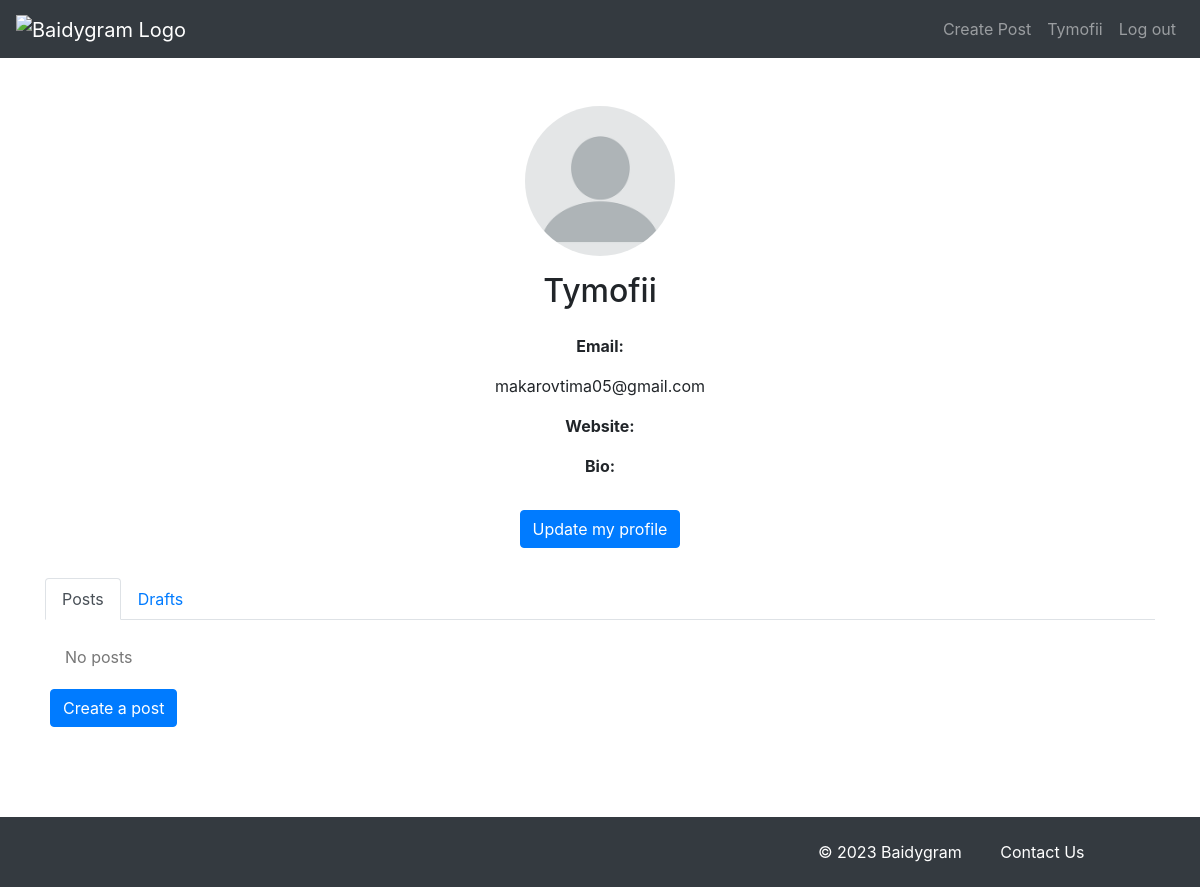
/Tymofii/ (signed in), run on the app's committed database.
### blog/models.py (models this page shows)
class BlogUser(models.Model):
    user = models.OneToOneField(settings.AUTH_USER_MODEL, on_delete=models.CASCADE, null=True, blank=True)
    email = models.EmailField(unique=True, null=True, blank=True)
    bio = models.TextField(blank=True)
    avatar = models.ImageField(upload_to='avatars/', default='avatars/default_avatar/blank-profile-picture.png')
    website = models.URLField(blank=True)

### blog/views.py (the view)
# urls.py: path("<str:username>/", UserProfile.as_view(), name="profile"),
class UserProfile(generic.DetailView):
    model = BlogUser
    template_name = "registration/profile.html"
    slug_field = 'user__username'
    slug_url_kwarg = 'username'
    paginate_by = 12
    def get_object(self, queryset=None):
        username = self.kwargs.get(self.slug_url_kwarg)
        user = get_object_or_404(BlogUser, user__username=username)
        return user
    def get_context_data(self, **kwargs):
        context = super().get_context_data(**kwargs)
        user = self.get_object()
        posts = BlogPost.objects.select_related('author__bloguser').filter(is_published=True, author=user.user).\
            order_by('-created_at')
        drafts = BlogPost.objects.select_related('author__bloguser').filter(is_published=False, author=user.user).\
            order_by('-created_at')
        context['posts'] = posts
        context['drafts'] = drafts
        return context

### templates/registration/profile.html (shortened to what this page needs)
{% extends 'base.html' %}
{% load static %}
{% block content %}
<link rel="stylesheet" href="{% static 'css/registration/profile.css' %}">
<div class="text-center">
  <div class="profile-avatar">
    <img src="{{ object.avatar.url }}" alt="{{ object.user.username }}'s avatar" class="avatar-circle">
  </div>
  <h2 class="mt-3 mb-4">{{ object.user.username }}</h2>
  <p class="font-weight-bold">Email:</p>
  <p>{{ object.email }}</p>
  <p class="font-weight-bold">Website:</p>
  <p class="font-weight-bold">Bio:</p>
  {% if user.is_authenticated and object.user == request.user %}
  <a href="{% url 'update_profile' %}" class="btn btn-primary mt-3">Update my profile</a>
  {% endif %}
</div>
<ul class="nav nav-tabs" id="myTabs" role="tablist">
  <li class="nav-item">
    <a class="nav-link active" id="posts-tab" data-toggle="tab" href="#posts" role="tab" aria-controls="posts" aria-selected="true">Posts</a>
  </li>
  {% if user.is_authenticated and object.user.username == request.user.username %}
  <li class="nav-item">
    <a class="nav-link" id="drafts-tab" data-toggle="tab" href="#drafts" role="tab" aria-controls="drafts" aria-selected="false">Drafts</a>
  </li>
  {% endif %}
</ul>
<div class="tab-content" id="myTabContent">
  <div class="tab-pane fade show active" id="posts" role="tabpanel" aria-labelledby="posts-tab">
    <div class="row">
      {% for post in posts %}
      <div class="col-lg-4 col-md-6 col-sm-12">
        <a href="{% url 'blogpost_detail' username=post.author.username pk=post.id %}">
          <img src="{{ post.image.url }}" alt="{{ post.title }}" class="img-fluid">
          <p class="mt-2 post-title">{{ post.title }}</p>
          <p class="mt-1 post-description">{{ post.short_description }}</p>
        </a>
      </div>
      {% empty %}
      <div class="col-12">
        <p>No posts</p>
      </div>
      <a href="{% url 'create_post' %}" class="btn btn-primary mt-1">Create a post</a>
      {% endfor %}
    </div>
  </div>
</div>
{% endblock %}

### templates/base.html (shortened to what this page needs)
{% load static %}
<!DOCTYPE html>
<html lang="en">
<head>
    <link rel="stylesheet" href="https://maxcdn.bootstrapcdn.com/bootstrap/4.5.2/css/bootstrap.min.css">
    <link rel="stylesheet" href="{% static 'css/base.css' %}">
</head>
<body>
    <nav class="navbar navbar-expand-lg navbar-dark bg-dark">
        <a class="navbar-brand" href="{% url 'home' %}">
            <img src="{% static 'logo.svg' %}" alt="Baidygram Logo">
        </a>
        <div class="collapse navbar-collapse" id="navbarNav">
            <ul class="navbar-nav ml-auto">
                {% if user.is_authenticated %}
                    <li class="nav-item">
                        <a class="nav-link" href="{% url 'create_post' %}">Create Post</a>
                    </li>
                    <li class="nav-item">
                        <a class="nav-link" href="{% url 'profile' username=request.user.username %}">{{ request.user.username }}</a>
                    </li>
                    <li class="nav-item">
                        <a class="nav-link" href="{% url 'logout' %}">Log out</a>
                    </li>
                {% endif %}
            </ul>
        </div>
    </nav>
    <div class="container mt-5">
        {% block content %}
        {% endblock %}
    </div>
    <footer class="bg-dark text-white py-3">
        <div>
            <div class="row">
                <div class="col-md-11">
                    <ul class="list-inline text-right mb-0">
                        <li class="list-inline-item">
                            <button type="button" class="btn btn-link" style="text-decoration:none; cursor: default;">© 2023 Baidygram</button>
                        </li>
                        <li class="list-inline-item">
                            <button type="button" class="btn btn-link js-contact" data-url="{% url 'contact_us' %}">Contact Us</button>
                        </li>
                    </ul>
                </div>
            </div>
        </div>
    </footer>
</body>
</html>

### static/css/base.css (style rules this page uses)
.navbar-brand img { width: 70px; height: auto; }
footer { position: relative; bottom: 0; width: 100%; height: 70px; background-color: #343a40; color: white; text-align: right; margin: 70px 0px 0px; }
.btn-link { color: white; }

### static/css/registration/profile.css (style rules this page uses)
.profile-avatar img { width: 150px; height: 150px; object-fit: cover; border-radius: 50%; }
.nav-tabs { margin-top: 30px; }
.tab-content .tab-pane { padding: 20px; }
.tab-content .tab-pane p { margin-top: 5px; color: #777; }

### data on the page
BlogUser: avatar (placeholder picture), user.username "Tymofii", email "makarovtima05@gmail.com"

### other printed values
{{ request.user.username }} "Tymofii"
